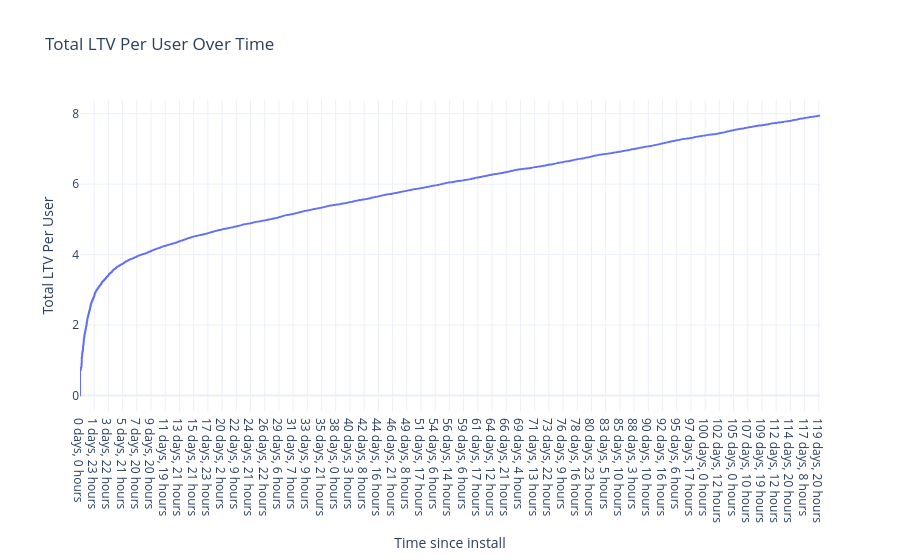

Notebook source saved alongside this figure:
### Code cell
# fct_user_action2 5%b, 15%d
plot_ltv_over_time(df_c2, time_column='time_since_install')

### Figure 1 — Plotly figure (JSON) as saved in the notebook; plotly's stock layout.template omitted (floating-point values rounded to 4 significant figures; data arrays with more than 128 entries replaced by an {"elided": "..."} marker saying what was removed)
{"data": [{"hovertemplate": "Time=%{x}<br>Total LTV Per User=%{y}<extra></extra>", "legendgroup": "", "line": {"color": "#636efa", "dash": "solid"}, "marker": {"size": 6, "symbol": "circle"}, "mode": "lines", "name": "", "showlegend": false, "type": "scattergl", "x": {"elided": "10780 str values"}, "xaxis": "x", "y": {"elided": "10780 float values"}, "yaxis": "y"}], "layout": {"hovermode": "x unified", "legend": {"tracegroupgap": 0}, "title": {"text": "Total LTV Per User Over Time"}, "xaxis": {"anchor": "y", "domain": [0, 1], "title": {"text": "Time since install"}}, "yaxis": {"anchor": "x", "domain": [0, 1], "title": {"text": "Total LTV Per User"}}}}
